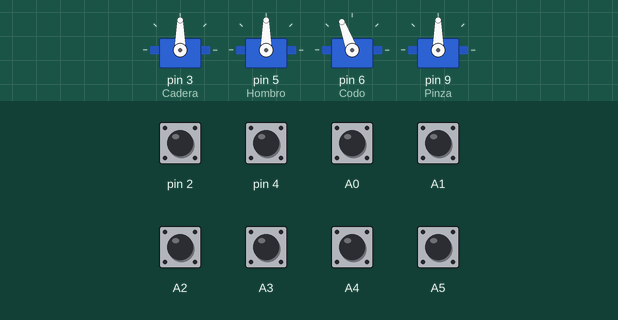
The sketch below on a simulated Arduino Uno, built with avr-gcc and run on an emulated ATmega328P. Shown: 4 × servo. Inputs (shaded band) come from the test bench; at power-on: A0–5, pin 2, pin 4 HIGH.

Above: at 1.2 s.
1.3 s: pin 2 pulled LOW for 1 s
At 3.1 s:
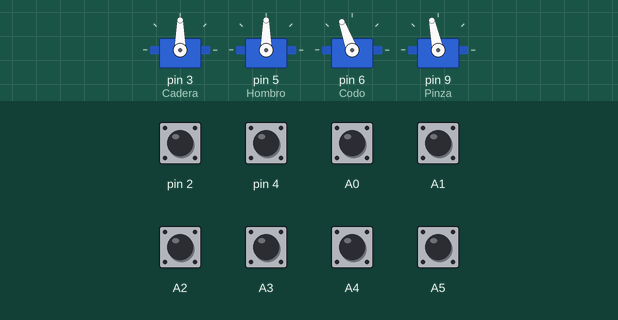
3.8 s: A0 pulled LOW for 1 s
At 5.9 s:
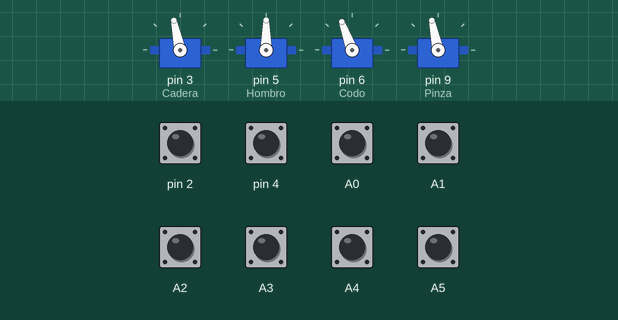
6.3 s: pin 4 pulled LOW for 1 s
At 7.5 s:
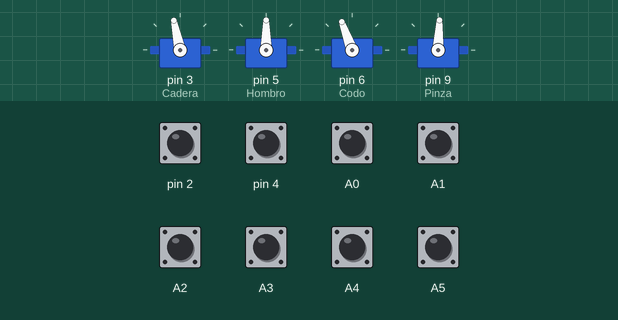
8.8 s: A2 pulled LOW for 1 s
At 10.3 s:
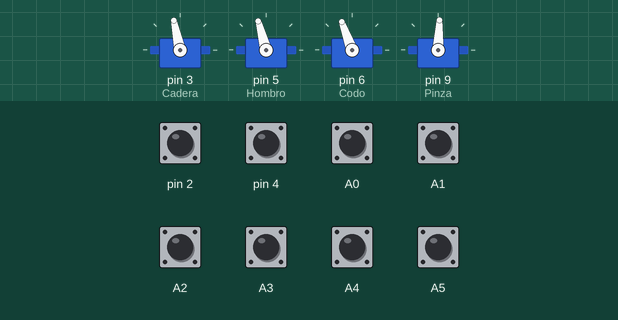
11.3 s: A1 pulled LOW for 0.25 s
At 12.2 s:
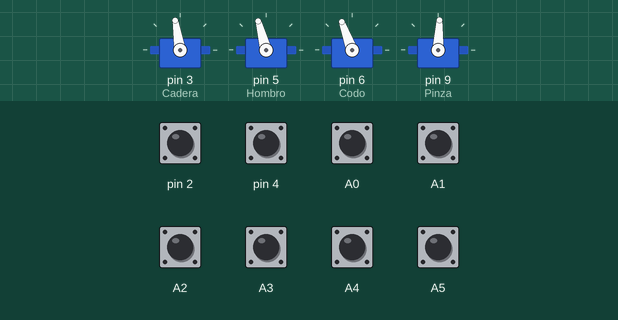
13.0 s: A4 pulled LOW for 1 s
At 15.0 s:
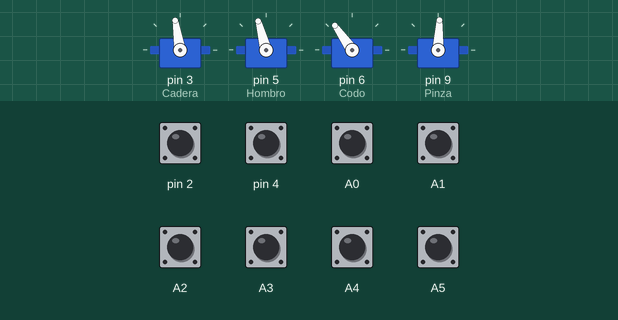
Timing chart, 0 to 16.5 s (numbered marks = the images above; inputs shaded):
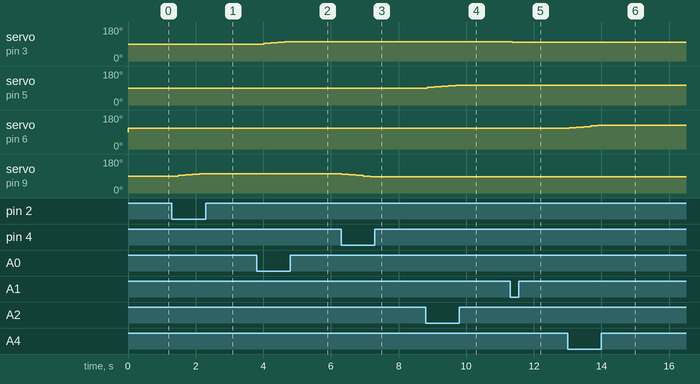

The sketch:

JetzArm-pulsadores.ino
```cpp
//Control de JetzArm con pulsadores.
//Black Gayo 2017

#include <Servo.h>
Servo Cadera;
Servo Hombro;
Servo Codo;
Servo Pinza;
int a,b,c,d;
int bt1a;
int bt1b;
int bt2a;
int bt2b;
int bt3a;
int bt3b;
int bt4a;
int bt4b;
int incremento=3;

void setup(){
Cadera.attach(3);
Hombro.attach(5);
Codo.attach(6);
Pinza.attach(9);
pinMode(2,INPUT_PULLUP);
pinMode(4,INPUT_PULLUP);
digitalWrite(A0, INPUT_PULLUP);
digitalWrite(A1, INPUT_PULLUP);
digitalWrite(A2, INPUT_PULLUP);
digitalWrite(A3, INPUT_PULLUP);
digitalWrite(A4, INPUT_PULLUP);
digitalWrite(A5, INPUT_PULLUP);

a=90;
b=90;
c=110;
d=90;
}

void loop() {
lectura();
correccion();
Cadera.write(a);
Hombro.write(b);
Codo.write(c);
Pinza.write(d);
delay(200);
}


void lectura(){
  delay(5);
  bt1a=digitalRead(A0);
  bt1b=digitalRead(A1);
  if(bt1a==LOW)a=a+incremento;
  if(bt1b==LOW)a=a-incremento;

  bt2a=digitalRead(A2);
  bt2b=digitalRead(A3);
  if(bt2a==LOW)b=b+incremento;
  if(bt2b==LOW)b=b-incremento;

  bt3a=digitalRead(A4);
  bt3b=digitalRead(A5);
  if(bt3a==LOW)c=c+incremento;
  if(bt3b==LOW)c=c-incremento;

  bt4a=digitalRead(2);
  bt4b=digitalRead(4);
  if(bt4a==LOW)d=d+incremento;
  if(bt4b==LOW)d=d-incremento;


  }

void correccion(){
  delay(5);
  if(a>=175)a=175;
  if(a<=5)a=5;
  if(b>=175)b=175;
  if(b<=5)b=5;
  if(c>=175)c=175;
  if(c<=5)c=5;
  if(d>=175)d=175;
  if(d<=5)d=5;


  }
```

Measured:
- after the input at 1.3 s, servo on pin 9 (Pinza): 90° → 93° after 0.18 s, → 96° 0.21 s later, → 99° 0.21 s later, → 102° 0.21 s later
- after the input at 3.8 s, servo on pin 3 (Cadera): 90° → 93° after 0.21 s, → 96° 0.21 s later, → 99° 0.21 s later, → 102° 0.21 s later
- after the input at 6.3 s, servo on pin 9 (Pinza): moves from 102° to 87° over 0.84 s, starting at once
- after the input at 8.8 s, servo on pin 5 (Hombro): moves from 90° to 105° over 0.84 s, starting at once
- after the input at 11.3 s, servo on pin 3 (Cadera): 102° → 99° after 0.07 s
- after the input at 13.0 s, servo on pin 6 (Codo): moves from 110° to 125° over 0.84 s, starting after 0.05 s
